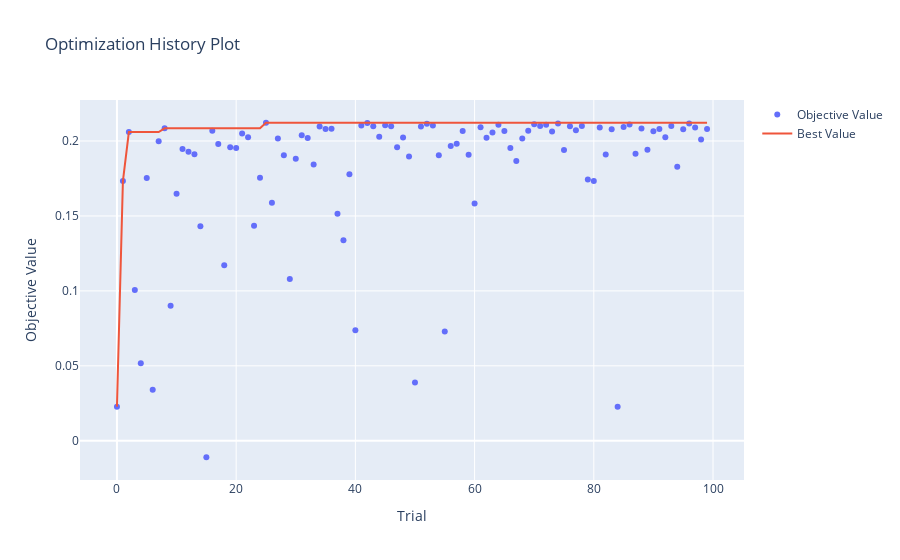

Write notebook code for a chart like this one.
### Code cell
# Plot optimization history
plot_optimization_history(study)
